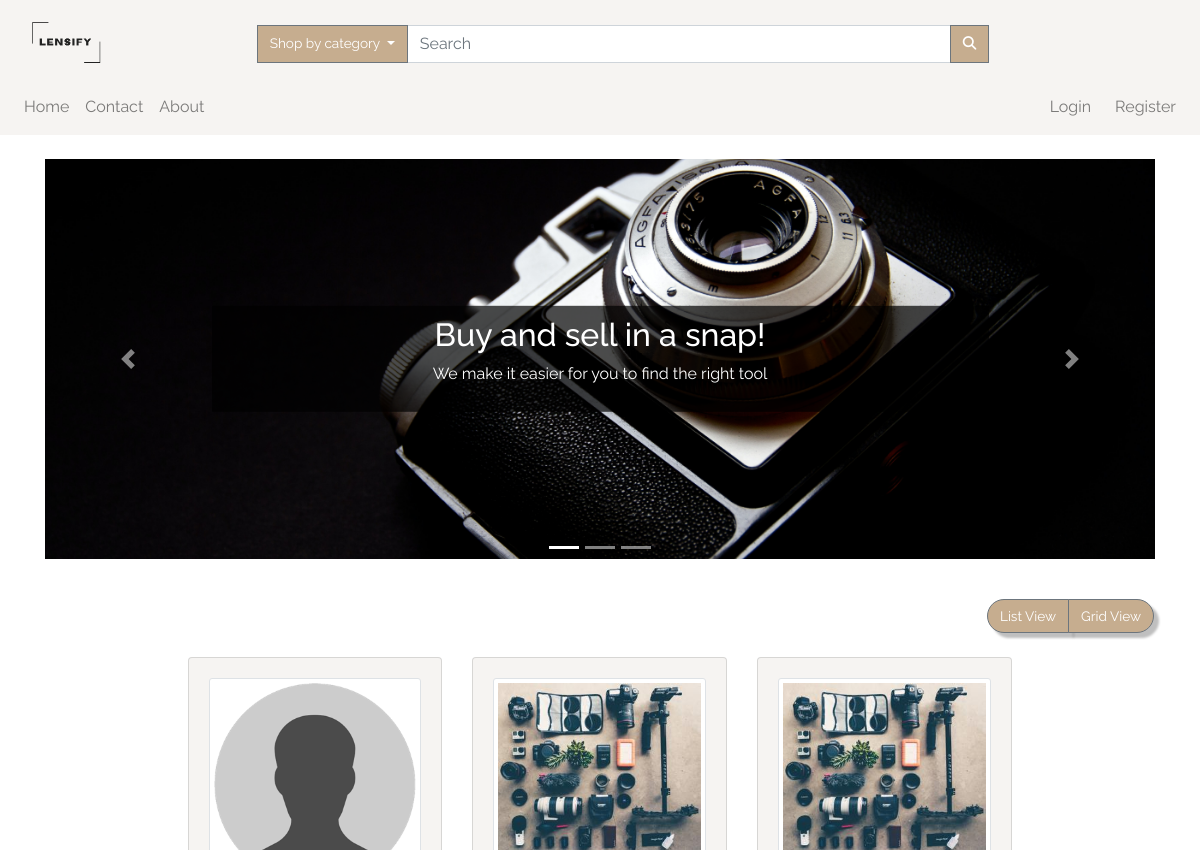
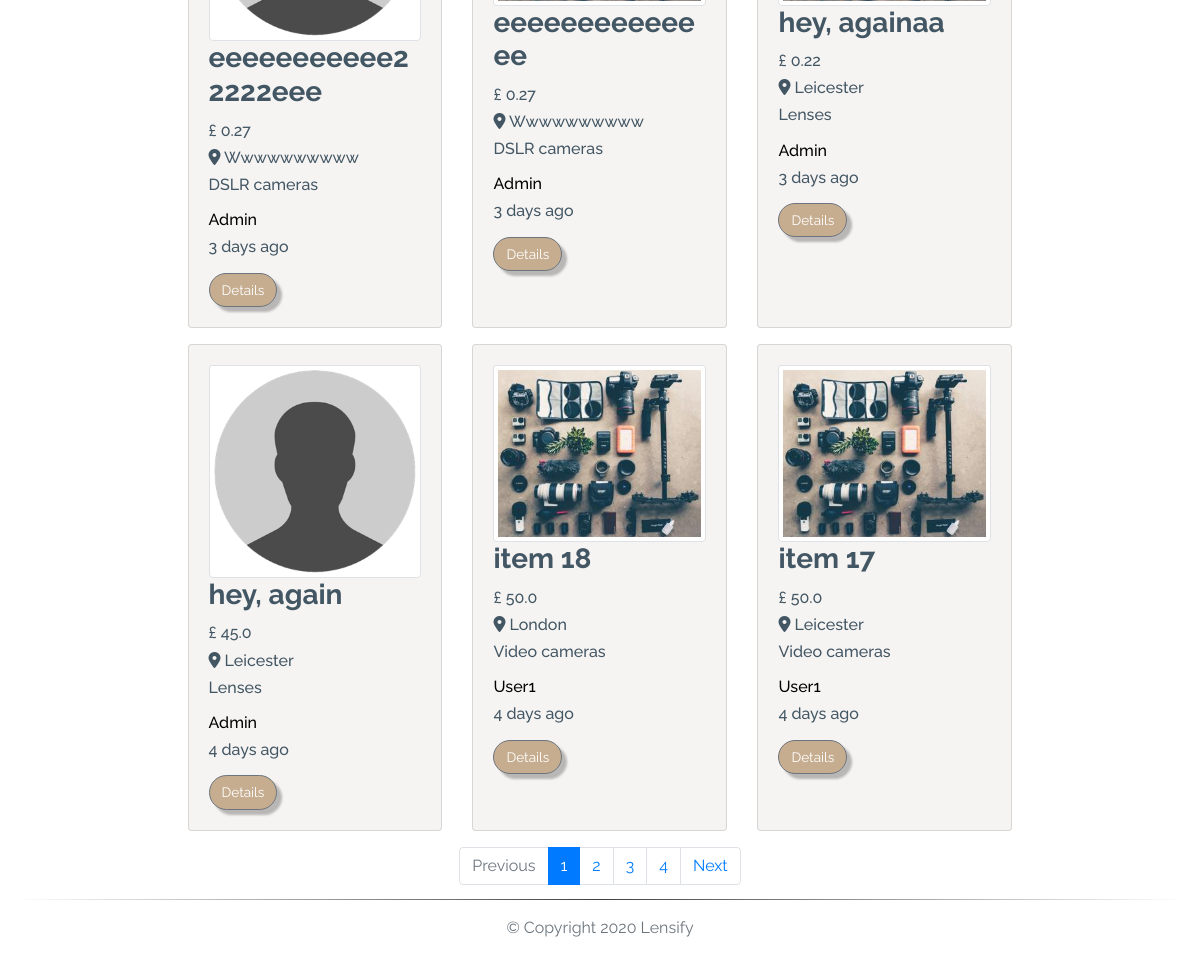
/index, run on the app's committed database (2 pictures, top to bottom).
### app/models.py (models this page shows, shortened)
class TimestampMixin(object):
    created_at = db.Column(db.DateTime, nullable=False,
                           default=datetime.utcnow)
    updated_at = db.Column(db.DateTime, onupdate=datetime.utcnow)

class ItemForSale(db.Model, TimestampMixin):
    __tablename__ = "for_sale"
    id = db.Column(db.Integer, primary_key=True)
    title = db.Column(db.String(100), nullable=False)
    description = db.Column(db.Text, nullable=False)
    quantity = db.Column(db.Integer, nullable=False, default=1)
    condition = db.Column(db.String(50), nullable=False)
    item_city = db.Column(db.String(50), nullable=False)
    price = db.Column(db.Float, nullable=False)
    item_views = db.Column(db.Integer, default=0)
    image_file = db.Column(Json(128), nullable=False,
                           default=['item.jpg'])
    sold = db.Column(db.Boolean, default=False)
    seller_id = db.Column(db.Integer, db.ForeignKey("users.id"))
    category_id = db.Column(db.Integer, db.ForeignKey("categories.id"))

class Category(db.Model, TimestampMixin):
    __tablename__ = "categories"
    id = db.Column(db.Integer, primary_key=True)
    name = db.Column(db.String(30), nullable=False, unique=True)
    item_cat = db.relationship(
        "ItemForSale", backref="category", lazy="dynamic")

class User(db.Model, TimestampMixin, UserMixin):
    __tablename__ = "users"
    id = db.Column(db.Integer, primary_key=True)
    first_name = db.Column(db.String(50), nullable=False)
    last_name = db.Column(db.String(50), nullable=False)
    username = db.Column(db.String(50), unique=True, nullable=False)
    email = db.Column(db.String(115), unique=True, nullable=False)
    image_file = db.Column(db.String(80), nullable=False,
                           default="default.jpg")
    password_hash = db.Column(db.String(60), nullable=False)
    items_for_sale = db.relationship(
        "ItemForSale", backref="seller", lazy="dynamic")
    items_buyer = db.relationship("Order", backref="buyer", lazy="dynamic")
    address = db.relationship(
        "Address", secondary="user_addresses", backref="user", lazy="dynamic"
    )
    followed = db.relationship(
        'User', secondary=followers,
        primaryjoin=(followers.c.follower_id == id),
        secondaryjoin=(followers.c.followed_id == id),
        backref=db.backref('followers', lazy='dynamic'), lazy='dynamic')
    reviewed = db.relationship(
        'Review', backref='user_reviewed', primaryjoin=(Review.user_reviewed_id == id), lazy="dynamic"
    )
    reviewer = db.relationship(
        'Review', backref='user_reviewer', primaryjoin=(Review.user_reviewer_id == id), lazy="dynamic"
    )

### app/routes.py (the view)
@app.route("/")
@app.route("/index")
def index():
    page = request.args.get('page', 1, type=int)
    all_items = ItemForSale.query.order_by(ItemForSale.id.desc()).paginate(
        page, app.config['LISTINGS_PER_PAGE'], False)
    next_url = url_for('index', page=all_items.next_num) \
        if all_items.has_next else None
    prev_url = url_for('index', page=all_items.prev_num) \
        if all_items.has_prev else None
    return render_template("index.html", all_items=all_items.items, next_url=next_url,
                           prev_url=prev_url, page_num=all_items.iter_pages(), page=page)

### app/models.py (called while the page is built)
    def process_result_value(self, value, dialect):
        return json.loads(value)

### app/routes.py (called while the page is built)
@app.before_request
def before_request():
    if current_user.is_authenticated:
        current_user.updated_at = datetime.utcnow()
        db.session.commit()

@app.context_processor
def inject_categories():
    categories = Category.query.join(
        ItemForSale, (Category.id == ItemForSale.category_id)).all()
    return dict(categories=categories)

### app/templates/index.html (shortened to what this page needs)
{% extends "layout.html" %}
{% block app_content %}
<div class="container-fluid h-100 mt-4">
  <div class="row">
    <div class="col-12 h-100">
      <div class="container-fluid">
        <div class="row justify-content-center mb-4">
          <div class="col-12">
            <div id="slider-animation" class="carousel slide" data-ride="carousel">
              <ul class="carousel-indicators">
                <li data-target="#slider-animation" data-slide-to="0" class="active"></li>
                <li data-target="#slider-animation" data-slide-to="1"></li>
                <li data-target="#slider-animation" data-slide-to="2"></li>
              </ul>
              <div class="carousel-inner">
                <div class="carousel-item active">
                  <img src="{{url_for('.static', filename='img/slider/slider2.jpg')}}" alt="Los Angeles">
                  <div class="text-box">
                    <h2 class="wow slideInRight" data-wow-duration="2s">Buy and sell in a snap!</h2>
                    <p class="wow slideInLeft" data-wow-duration="2s">We make it easier for you to
                      find the right tool</p>
                  </div>
                </div>
              </div>
              <a class="carousel-control-prev" href="#slider-animation" data-slide="prev">
                <span class="carousel-control-prev-icon"></span>
              </a>
              <a class="carousel-control-next" href="#slider-animation" data-slide="next">
                <span class="carousel-control-next-icon"></span>
              </a>
            </div>
          </div>
        </div>
      </div>
      <div class="row ">
        <div class="col-lg-12 my-3">
          <div class="float-right mr-3">
            <div class="btn-group">
              <button class="btn btn-secondary" id="list">
                List View
              </button>
              <button class="btn btn-secondary" id="grid">
                Grid View
              </button>
            </div>
          </div>
        </div>
      </div>
      <div id="products" class="row view-group w-75 mx-auto">
        {% for item in all_items %}
        <div class=" item col-12 col-md-6 col-lg-4 py-2">
          <div class="card custom-bg h-100">
            <div class="card-body">
              <a href="{{url_for('item', item_id=item.id)}}">
                <img class="img-fluid img-thumbnail card-img-top group list-group-image img-event"
                  src="{{url_for('static', filename='img/items/' + item.image_file[0])}}" alt="{{ item.title }}">
              </a>
              <h3 class="card-title list-group-item-heading font-weight-bold ">{{ item.title }}</h3>
              <small class="d-block font-weight-bold card-text">
                <h6>£ {{ item.price }}</h6>
              </small>
              <small class="font-weight-bold card-text">
                <h6 class="text-capitalize"><i class="fas fa-map-marker-alt"></i> {{ item.item_city }}</h6>
              </small>
              <small class="card-text">
                <h6>{{ item.category.name }}</h6>
              </small>
              <h6 class="card-text mt-3">
                <a href="{{url_for('user', username=item.seller.username)}}">
                  {{ item.seller.username.capitalize() }}
                </a>
              </h6>
              <small class="card-text">
                <h6>{{ moment(item.created_at).fromNow() }}</h6>
              </small>
              <a href="{{url_for('item', item_id=item.id)}}" class="btn btn-secondary mt-2">
                Details
              </a>
            </div>
          </div>
        </div>
        {% endfor %}
      </div>
      <nav aria-label="Page navigation" class="col-12 my-2">
        <ul class="pagination justify-content-center">
          <li class="page-item {% if not prev_url %} disabled {% endif %}">
            <a class="page-link" href="{{ prev_url }}" tabindex="-1">Previous</a>
          </li>
          {% for num in page_num %}
          {% if num %}
          <li class="page-item {% if page == num %} active {% endif %}"><a class="page-link"
              href="{{url_for('index', page=num)}}">{{ num }}</a></li>
          {% else %}
          <span class="page-item ellipsis">…</span>
          {% endif %}
          {% endfor %}
          <li class="page-item {% if not next_url %} disabled {% endif %}">
            <a class="page-link" href="{{ next_url }}">Next</a>
          </li>
        </ul>
      </nav>
    </div>
  </div>
</div>
</div>
{% endblock app_content %}

### app/static/css/styles.css (style rules this page uses)
:root { --main-color: #fff; --second-color: #425664; --third-color: #f6f4f2; --fourth-color: #c6ad8f; }
*, *::before, *::after { margin: 0; padding: 0; box-sizing: border-box; list-style: none; text-decoration: none; }
body, html { background: var(--main-color); min-height: 100vh; width: 100%; color: var(--second-color); font-family: "Raleway", sans-serif; word-break: normal; }
html { position: relative; }
a { color: black; text-decoration: none; cursor: pointer; }
ul { margin: 0; }
P { word-break: normal; }
.btn { font-size: 85%; white-space: nowrap; }
.btn-secondary { filter: drop-shadow(5px 5px 1px rgba(0, 0, 0, 0.25)); background-color: var(--fourth-color); border-radius: 20px; color: var(--main-color); }
.custom-bg { background-color: var(--third-color); }
.carousel-item { height: 50vh; min-height: 350px; }
.carousel-item img { width: 100%; height: 100%; object-fit: cover; display: block; }
.carousel-item .text-box { background: rgb(0, 0, 0); background: rgba(0, 0, 0, 0.7); padding: 10px; }
.text-box { position: absolute; top: 50%; left: 15%; right: 15%; color: #fff; text-align: center; transform: translateY(-50%); }
.pagination { flex-wrap: wrap; }

### data on the page
ItemForSale: title "eeeeeeeeeee22222eee", price "0.27", item_city "Wwwwwwwwww", category.name "DSLR cameras", seller.username "Admin", created_at "3 days ago"
ItemForSale: title "eeeeeeeeeeeeee", price "0.27", item_city "Wwwwwwwwww", category.name "DSLR cameras", seller.username "Admin", created_at "3 days ago"
ItemForSale: title "hey, againaa", price "0.22", item_city "Leicester", category.name "Lenses", seller.username "Admin", created_at "3 days ago"
ItemForSale: title "hey, again", price "45.0", item_city "Leicester", category.name "Lenses", seller.username "Admin", created_at "4 days ago"
ItemForSale: title "item 18", price "50.0", item_city "London", category.name "Video cameras", seller.username "User1", created_at "4 days ago"
ItemForSale: title "item 17", price "50.0", item_city "Leicester", category.name "Video cameras", seller.username "User1", created_at "4 days ago"

### other printed values
{{ num }} "1" "2" "3" "4"
